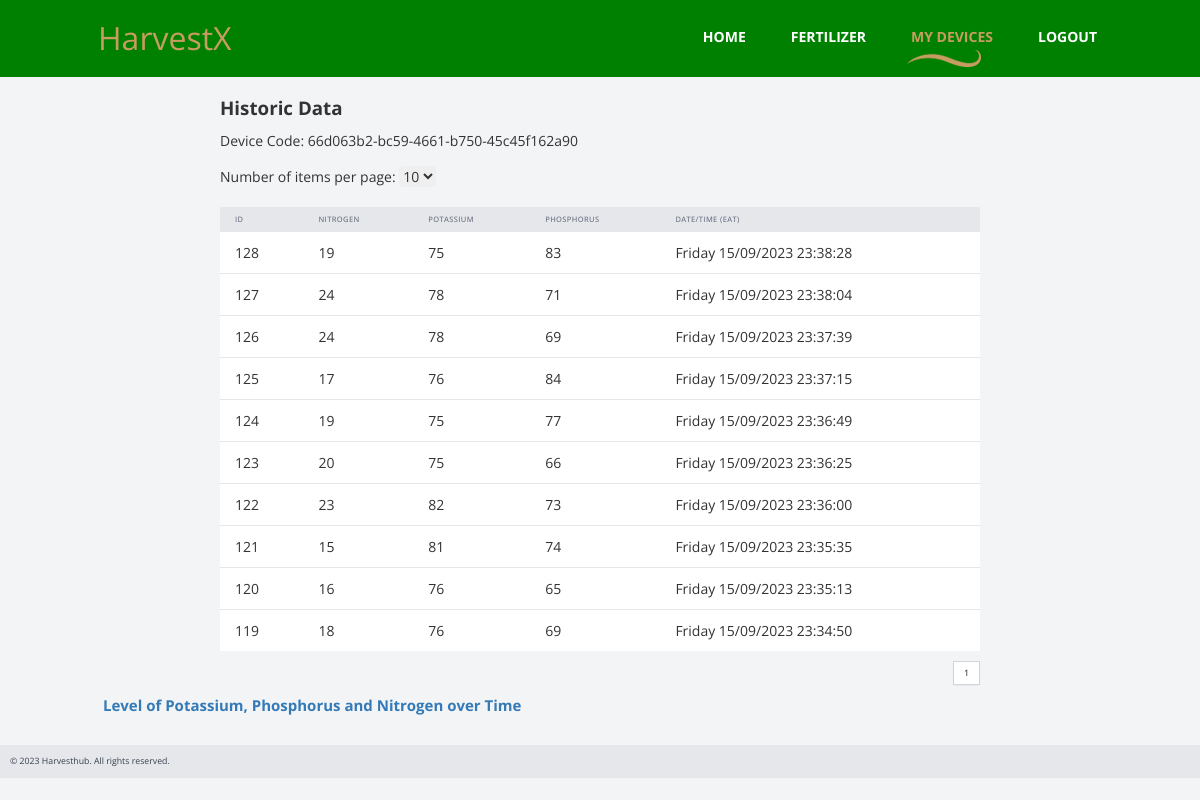
Page /historic_data/9 (signed in) on the committed database.
### app.py (models this page shows)
class Device(db.Model):
    id = db.Column(db.Integer, primary_key=True)
    device_code = db.Column(db.String)
    user_id = db.Column(db.Integer)
    name = db.Column(db.String(50))

class Data(db.Model):
    id = db.Column(db.Integer, primary_key=True)
    nitrogen = db.Column(db.Integer)
    potassium = db.Column(db.Integer)
    phosphorus = db.Column(db.Integer)
    user_id = db.Column(db.Integer)
    device_id = db.Column(db.Integer)
    datetime = db.Column(db.DateTime, default=datetime.utcnow)

### app.py (the view)
@app.route('/historic_data/<int:device_id>', methods=['GET'])
def historic_data(device_id):
    page = request.args.get('page', 1, type=int)
    items_per_page = int(request.args.get('items_per_page', 10))
    data_list = Data.query.filter_by(device_id=device_id).order_by(Data.datetime.desc()).paginate(page=page,
                                                                                                  per_page=items_per_page)
    pages = data_list.pages
    device_code = Device.query.get(device_id)
    return render_template('historic_data.html', device_id=device_id, page=page, device_code=device_code.device_code,
                           data_list=data_list, pages=pages, items_per_page=items_per_page)

### app.py (called while the page is built)
def datetimeformat(value, date_format='%A %d/%m/%Y %H:%M:%S'):
    if not value:
        return None
    local_timezone = pytz.timezone('Africa/Nairobi')
    local_time = value.replace(tzinfo=pytz.utc).astimezone(local_timezone)
    """Format a datetime object as a string."""
    return local_time.strftime(date_format)

@login_manager.user_loader
def load_user(user_id):
    return User.query.get(int(user_id))

### templates/historic_data.html (shortened to what this page needs)
{% extends "layout.html" %}
{% block nav %}
<li><a href="/index.html">Home</a></li>
<li><a href="/FertilizerRecommendation" >Fertilizer</a></li>
<li><a href="/devices" class="active" >My Devices</a></li>
     <li><a href="{{ url_for("logout") }}" >Logout</a></li>
{% endblock %}
{% block body %}
<body class="bg-gray-100">
    <div class="max-w-7xl mx-auto px-4 sm:px-6 lg:px-8">
        <h1 class="text-3xl font-bold mt-8">Historic Data</h1>
        <p class="mt-4">Device Code: {{ device_code }}</p>
        <p class="mt-4">Number of items per page:
            <select id="itemsPerPage" class="mt-2 rounded-md border-gray-300 focus:border-indigo-500 focus:ring-1 focus:ring-indigo-500 focus:outline-none">
                <option value="10" {% if items_per_page == 10 %}selected{% endif %}>10</option>
            </select>
        </p>
    </div>
    <div class="max-w-7xl mx-auto px-4 sm:px-6 lg:px-8 mt-8">
        <div class="overflow-x-auto">
            <table class="table-auto w-full">
                <thead>
                    <tr class="bg-gray-200">
                        <th class="px-6 py-3 text-left text-xs font-medium text-gray-500 uppercase tracking-wider">ID</th>
                        <th class="px-6 py-3 text-left text-xs font-medium text-gray-500 uppercase tracking-wider">Nitrogen</th>
                        <th class="px-6 py-3 text-left text-xs font-medium text-gray-500 uppercase tracking-wider">Potassium</th>
                        <th class="px-6 py-3 text-left text-xs font-medium text-gray-500 uppercase tracking-wider">Phosphorus</th>
                        <th class="px-6 py-3 text-left text-xs font-medium text-gray-500 uppercase tracking-wider">Date/Time (EAT)</th>
                    </tr>
                </thead>
                <tbody class="bg-white divide-y divide-gray-200">
                    {% for data in data_list %}
                    <tr>
                        <td class="px-6 py-4 whitespace-nowrap">{{ data.id }}</td>
                        <td class="px-6 py-4 whitespace-nowrap">{{ data.nitrogen }}</td>
                        <td class="px-6 py-4 whitespace-nowrap">{{ data.potassium }}</td>
                        <td class="px-6 py-4 whitespace-nowrap">{{ data.phosphorus }}</td>
                        <td class="px-6 py-4 whitespace-nowrap">{{ data.datetime|datetimeformat }}</td>
                    </tr>
                    {% endfor %}
                </tbody>
            </table>
        </div>
        <div class="flex justify-end mt-4">
            <nav class="relative z-0 inline-flex rounded-md shadow-sm -space-x-px" aria-label="Pagination">
<span class="relative inline-flex items-center px-4 py-2 border border-gray-300 bg-white text-sm font-medium text-gray-700">{{ page }}</span>
</nav>
</div>
</div>
<link rel="stylesheet" href="https://cdn.jsdelivr.net/npm/c3@0.7.20/c3.min.css">
 <div class="container mx-auto my-4">
      <h1 class="text-2xl text-primary font-bold mb-4">Level of Potassium, Phosphorus and Nitrogen over Time</h1>
    </div>
</body>
{% endblock %}

### static/css/templatemo-style.css (style rules this page uses)
body { overflow-x: hidden; }
* { font-family: 'Open Sans', sans-serif; }
.container { max-width: 960px; }
.tm-nav li { list-style: none; float: left; }
.tm-nav li a { color: white; display: inline-block; padding: 15px 15px 20px 30px; -webkit-transition: all 0.3s ease; transition: all 0.3s ease; }
.tm-nav li a:hover, .tm-nav li a:focus, .tm-nav li a.active { color: #c79c60; text-decoration: none; }
.tm-nav li a.active { background: url(../img/logo.png) no-repeat, url(../img/nav-underline.png) no-repeat; background-size: 20px, 74px 17px; background-position: 0% 30%, center bottom; }

### templates/layout.html (style rules this page uses)
html body { background-color: #e4e4e4; }

### rows in the picture
Device: device_code "66d063b2-bc59-4661-b750-45c45f162a90"
Data: id "128", nitrogen "19", potassium "75", phosphorus "83", datetime "Friday 15/09/2023 23:38:28"
Data: id "127", nitrogen "24", potassium "78", phosphorus "71", datetime "Friday 15/09/2023 23:38:04"
Data: id "126", nitrogen "24", potassium "78", phosphorus "69", datetime "Friday 15/09/2023 23:37:39"
Data: id "125", nitrogen "17", potassium "76", phosphorus "84", datetime "Friday 15/09/2023 23:37:15"
Data: id "124", nitrogen "19", potassium "75", phosphorus "77", datetime "Friday 15/09/2023 23:36:49"
Data: id "123", nitrogen "20", potassium "75", phosphorus "66", datetime "Friday 15/09/2023 23:36:25"
Data: id "122", nitrogen "23", potassium "82", phosphorus "73", datetime "Friday 15/09/2023 23:36:00"
Data: id "121", nitrogen "15", potassium "81", phosphorus "74", datetime "Friday 15/09/2023 23:35:35"
Data: id "120", nitrogen "16", potassium "76", phosphorus "65", datetime "Friday 15/09/2023 23:35:13"
Data: id "119", nitrogen "18", potassium "76", phosphorus "69", datetime "Friday 15/09/2023 23:34:50"

### other values in the picture
{{ page }} "1"
